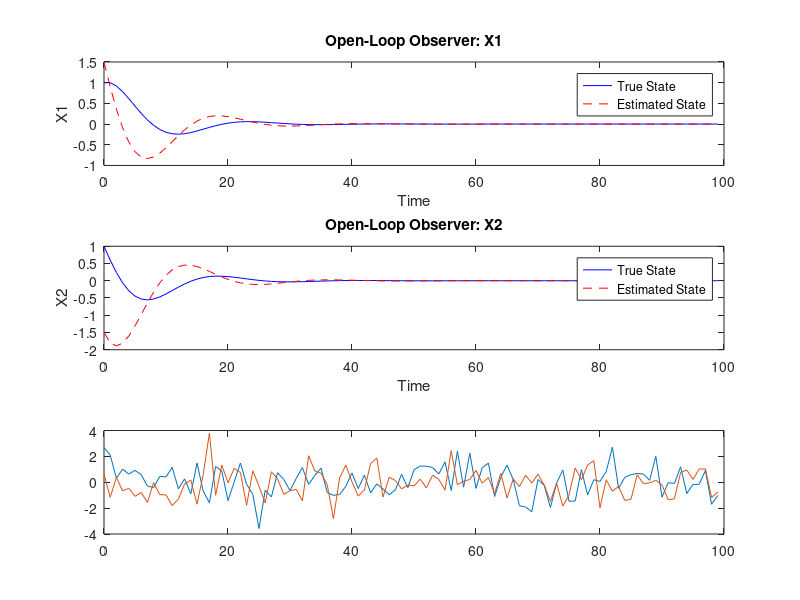

This figure's MATLAB source:
% System matrices
A = [0.8 0.2; -0.3 0.9];  % State matrix
C = [1 0; 0 1];           % Measurement matrix

% Initial conditions
x0 = [1.5; -1.5];  % Initial state estimate

% Generate input and measurement data
T = 100;   % Number of time steps
u = zeros(2, T);  % Input sequence (zero input)
y = zeros(2, T);  % Measurements
x_true = zeros(2, T);  % True state
x_estimate = zeros(2, T);  % Estimated state

% Initialize the state estimate
x_true(:,1) = [1.0; 1.0];
x_estimate(:, 1) = x0;

% Open-loop observer loop
for t = 1:T
    % Update the state estimate based on the system dynamics
    x_estimate(:, t+1) = A * x_estimate(:, t);
    
    % Generate measurement noise
    v = mvnrnd([0; 0], eye(2))';
    
    % Simulate measurement
    y(:, t) = C * x_true(:, t) + v;
    
    % Update the true state based on the system dynamics
    x_true(:, t+1) = A * x_true(:, t);
end

% Plot the true state and estimated state
t = 0:T-1;
figure;
subplot(3, 1, 1);
plot(t, x_true(1, 1:100), 'b-', t, x_estimate(1, 1:T), 'r--');
legend('True State', 'Estimated State');
xlabel('Time');
ylabel('X1');
title('Open-Loop Observer: X1');

subplot(3, 1, 2);
plot(t, x_true(2, 1:100), 'b-', t, x_estimate(2, 1:T), 'r--');
legend('True State', 'Estimated State');
xlabel('Time');
ylabel('X2');
title('Open-Loop Observer: X2');

subplot(3,1,3);
plot(t,y);
